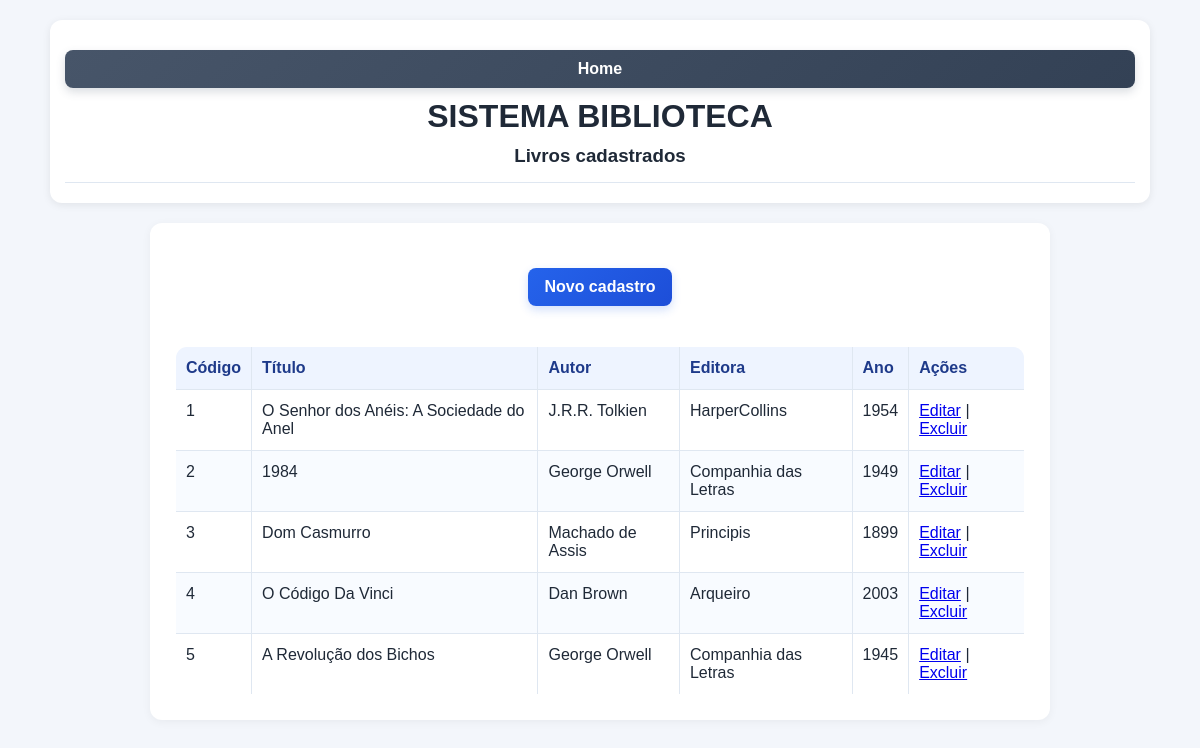
The page /books/listar.php (signed in) on the database its author committed.
### tables this page shows
CREATE TABLE `livros` (
    `CodLivro` int(11) NOT NULL,
    `Titulo` varchar(255) DEFAULT NULL,
    `Autor` varchar(255) DEFAULT NULL,
    `Editora` varchar(255) DEFAULT NULL,
    `Sinopse` varchar(255) DEFAULT NULL,
    `AnoPublicacao` int(11) DEFAULT NULL,
    `Genero` varchar(255) DEFAULT NULL,
    `Paginas` int(11) DEFAULT NULL
  );

### books/listar.php (the view, shortened to what this page needs)
<?php
include "../db.php";
$sql = "SELECT * FROM livros ORDER BY CodLivro ASC";
$result = $conn->query($sql);
?>
<!DOCTYPE html>
<html lang="pt-BR">
<head>
    <link rel="stylesheet" href="../style.css">
</head>
<body>
    <header>
        <a href="../index.html" class="button secondary" title="Voltar ao início">Home</a>
        <h1 class="text-center">SISTEMA BIBLIOTECA</h1>
        <h3 class="text-center">Livros cadastrados</h3>
        <hr>
    </header>
    <main class="container">
        <p><a href="form.php" class="button">Novo cadastro</a></p>
        <?php if ($result && $result->num_rows > 0): ?>
            <table border="1" cellpadding="8" cellspacing="0">
                <thead>
                    <tr>
                        <th>Código</th>
                        <th>Título</th>
                        <th>Autor</th>
                        <th>Editora</th>
                        <th>Ano</th>
                        <th>Ações</th>
                    </tr>
                </thead>
                <tbody>
                    <?php while ($livro = $result->fetch_assoc()): ?>
                        <tr>
                            <td><?php echo htmlspecialchars($livro['CodLivro']); ?></td>
                            <td><?php echo htmlspecialchars($livro['Titulo']); ?></td>
                            <td><?php echo htmlspecialchars($livro['Autor']); ?></td>
                            <td><?php echo htmlspecialchars($livro['Editora']); ?></td>
                            <td><?php echo htmlspecialchars($livro['AnoPublicacao']); ?></td>
                            <td>
                                <a href="editar.php?codlivro=<?php echo urlencode($livro['CodLivro']); ?>">Editar</a> |
                                <a href="excluir.php?codlivro=<?php echo urlencode($livro['CodLivro']); ?>" onclick="return confirm('Deseja realmente excluir este livro?');">Excluir</a>
                            </td>
                        </tr>
                    <?php endwhile; ?>
                </tbody>
            </table>
        <?php else: ?>
            <p>Nenhum livro encontrado.</p>
        <?php endif; ?>
    </main>
</body>
</html>

### style.css (style rules this page uses)
* { box-sizing: border-box; }
body { font-family: Arial, sans-serif; background: #f3f6fb; color: #1f2937; margin: 0; padding: 20px; }
header { background: #ffffff; border-radius: 12px; padding: 20px 15px; margin: 0 auto 20px; max-width: 1100px; box-shadow: 0 2px 8px rgba(0, 0, 0, 0.08); }
h1, h2, h3 { color: #1f2937; margin: 10px 0; }
hr { border: 0; border-top: 1px solid #dfe7f1; margin: 15px 0 0; }
main { max-width: 1100px; margin: 0 auto; }
.container { display: flex; flex-direction: column; align-items: center; margin: 20px auto; max-width: 900px; background: #fff; border-radius: 12px; box-shadow: 0 2px 10px rgba(0, 0, 0, 0.05); padding: 25px; }
button, .button { display: inline-block; padding: 10px 16px; border: none; border-radius: 8px; background: linear-gradient(135deg, #2563eb, #1d4ed8); color: #fff; text-decoration: none; font-weight: 600; cursor: pointer; transition: transform 0.2s ease, box-shadow 0.2s ease, opacity 0.2s ease; box-shadow: 0 4px 10px rgba(37, 99, 235, 0.2); }
.button { display: block; margin: 10px 0; text-align: center; }
.button.secondary { background: linear-gradient(135deg, #475569, #334155); box-shadow: 0 4px 10px rgba(71, 85, 105, 0.2); }
.text-center { text-align: center; }
table { width: 100%; border-collapse: collapse; margin-top: 20px; background: #fff; border-radius: 12px; overflow: hidden; }
th, td { border: 1px solid #dfe7f1; padding: 12px 10px; text-align: left; vertical-align: top; }
th { background: #eef4ff; color: #1e3a8a; }
tr:nth-child(even) { background: #f8fbff; }
p { margin: 10px 0; }

### rows shown on the page
livros: CodLivro "1", Titulo "O Senhor dos Anéis: A Sociedade do Anel", Autor "J.R.R. Tolkien", Editora "HarperCollins", AnoPublicacao "1954"
livros: CodLivro "2", Titulo "1984", Autor "George Orwell", Editora "Companhia das Letras", AnoPublicacao "1949"
livros: CodLivro "3", Titulo "Dom Casmurro", Autor "Machado de Assis", Editora "Principis", AnoPublicacao "1899"
livros: CodLivro "4", Titulo "O Código Da Vinci", Autor "Dan Brown", Editora "Arqueiro", AnoPublicacao "2003"
livros: CodLivro "5", Titulo "A Revolução dos Bichos", Autor "George Orwell", Editora "Companhia das Letras", AnoPublicacao "1945"
